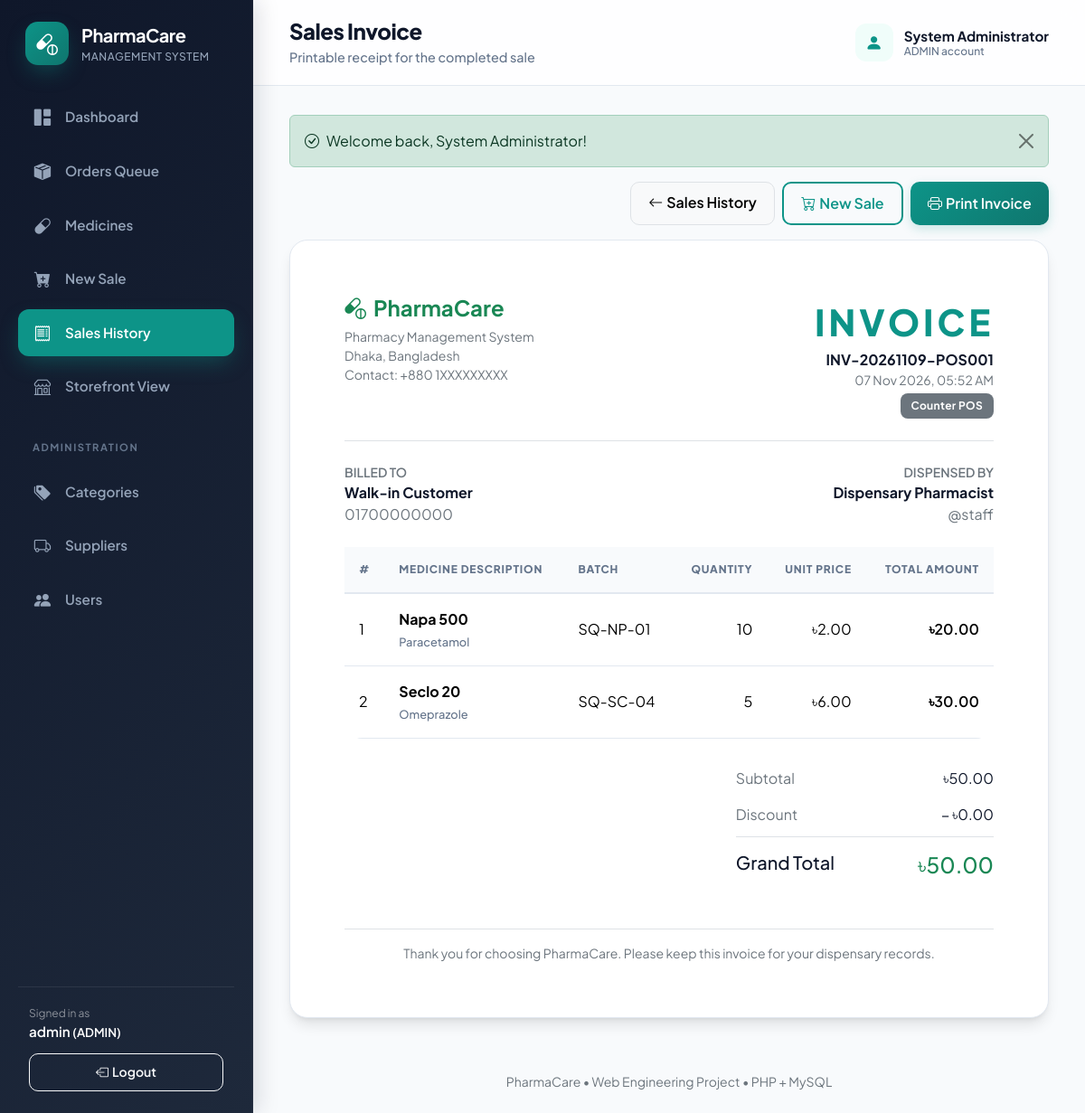
Screenshot of /index.php?page=invoice&id=1 (signed in) with the database file from the repository.
### tables this page shows
CREATE TABLE app_users (
    id INT AUTO_INCREMENT PRIMARY KEY,
    full_name VARCHAR(100) NOT NULL,
    username VARCHAR(50) NOT NULL UNIQUE,
    email VARCHAR(100) NULL UNIQUE,
    phone VARCHAR(30) NULL,
    address TEXT NULL,
    password VARCHAR(255) NOT NULL,
    role ENUM('ADMIN', 'STAFF', 'CUSTOMER') NOT NULL DEFAULT 'CUSTOMER',
    enabled TINYINT(1) NOT NULL DEFAULT 1,
    created_at DATETIME NOT NULL DEFAULT CURRENT_TIMESTAMP
);

CREATE TABLE sales (
    id INT AUTO_INCREMENT PRIMARY KEY,
    invoice_number VARCHAR(50) NOT NULL UNIQUE,
    sale_date DATETIME NOT NULL DEFAULT CURRENT_TIMESTAMP,
    customer_name VARCHAR(100) NULL,
    customer_phone VARCHAR(30) NULL,
    subtotal DECIMAL(10,2) NOT NULL,
    discount DECIMAL(10,2) NOT NULL DEFAULT 0.00,
    total_amount DECIMAL(10,2) NOT NULL,
    sold_by_id INT NOT NULL,
    channel VARCHAR(20) NOT NULL DEFAULT 'POS',
    order_id INT NULL,
    CONSTRAINT fk_sale_sold_by FOREIGN KEY (sold_by_id) REFERENCES app_users(id) ON DELETE RESTRICT,
    INDEX idx_sale_date (sale_date),
    INDEX idx_sale_channel (channel),
    INDEX idx_sale_order (order_id)
);

CREATE TABLE sale_items (
    id INT AUTO_INCREMENT PRIMARY KEY,
    sale_id INT NOT NULL,
    medicine_id INT NOT NULL,
    quantity INT NOT NULL,
    unit_price DECIMAL(10,2) NOT NULL,
    line_total DECIMAL(10,2) NOT NULL,
    CONSTRAINT fk_sale_items_sale FOREIGN KEY (sale_id) REFERENCES sales(id) ON DELETE CASCADE,
    CONSTRAINT fk_sale_items_medicine FOREIGN KEY (medicine_id) REFERENCES medicines(id) ON DELETE RESTRICT,
    INDEX idx_sale_items_sale (sale_id)
);

CREATE TABLE medicines (
    id INT AUTO_INCREMENT PRIMARY KEY,
    name VARCHAR(120) NOT NULL,
    generic_name VARCHAR(120) NOT NULL,
    brand_name VARCHAR(120) NULL,
    batch_number VARCHAR(50) NOT NULL UNIQUE,
    medicine_type ENUM('TABLET', 'CAPSULE', 'SYRUP', 'INJECTION', 'CREAM', 'DROP', 'INHALER', 'OTHER') NOT NULL DEFAULT 'TABLET',
    purchase_price DECIMAL(10,2) NOT NULL,
    selling_price DECIMAL(10,2) NOT NULL,
    quantity INT NOT NULL DEFAULT 0,
    minimum_stock_level INT NOT NULL DEFAULT 10,
    manufacturing_date DATE NULL,
    expiry_date DATE NOT NULL,
    prescription_required TINYINT(1) NOT NULL DEFAULT 0,
    active TINYINT(1) NOT NULL DEFAULT 1,
    category_id INT NOT NULL,
    supplier_id INT NOT NULL,
    created_at DATETIME NOT NULL DEFAULT CURRENT_TIMESTAMP,
    CONSTRAINT fk_medicine_category FOREIGN KEY (category_id) REFERENCES categories(id) ON DELETE RESTRICT,
    CONSTRAINT fk_medicine_supplier FOREIGN KEY (supplier_id) REFERENCES suppliers(id) ON DELETE RESTRICT,
    INDEX idx_medicine_name (name),
    INDEX idx_medicine_generic (generic_name),
    INDEX idx_medicine_expiry (expiry_date)
);

### pages/invoice.php (the view, shortened to what the rows shown need)
<?php
$id = (int)($_GET['id'] ?? 0);
$orderId = (int)($_GET['order_id'] ?? 0);
$sale = null;
if ($id) {
    $sale = fetch_one('SELECT s.*, u.full_name AS sold_by_name, u.username AS sold_by_username FROM sales s JOIN app_users u ON u.id = s.sold_by_id WHERE s.id = ?', [$id]);
} elseif ($orderId) {
    $sale = fetch_one('SELECT s.*, u.full_name AS sold_by_name, u.username AS sold_by_username FROM sales s JOIN app_users u ON u.id = s.sold_by_id WHERE s.order_id = ?', [$orderId]);
    if ($sale) {
        $id = (int)$sale['id'];
    }
}
$items = fetch_all('SELECT si.*, m.name AS medicine_name, m.generic_name, m.batch_number FROM sale_items si JOIN medicines m ON m.id = si.medicine_id WHERE si.sale_id = ? ORDER BY si.id', [$id]);
?>
<section class="invoice-sheet">
    <div class="d-flex justify-content-between align-items-start border-bottom pb-4 mb-4">
        <div class="text-end">
            <div class="invoice-title">INVOICE</div>
            <strong><?= e($sale['invoice_number']) ?></strong>
            <div class="small text-secondary"><?= e(nice_date($sale['sale_date'], true)) ?></div>
            <div class="mt-1">
                <?php if (($sale['channel'] ?? 'POS') === 'ONLINE'): ?>
                    <span class="badge text-bg-primary">Online Order</span>
                <?php else: ?>
                    <span class="badge text-bg-secondary">Counter POS</span>
                <?php endif; ?>
            </div>
        </div>
    </div>
    <div class="row mb-4">
        <div class="col-6">
            <div class="small text-secondary text-uppercase fw-semibold">Billed To</div>
            <strong><?= e($sale['customer_name'] ?: 'Walk-in Customer') ?></strong>
            <div class="text-secondary"><?= e($sale['customer_phone'] ?? '') ?></div>
        </div>
        <div class="col-6 text-end">
            <div class="small text-secondary text-uppercase fw-semibold">Dispensed By</div>
            <strong><?= e($sale['sold_by_name']) ?></strong>
            <div class="text-secondary">@<?= e($sale['sold_by_username']) ?></div>
        </div>
    </div>
    <div class="table-responsive mb-4">
        <table class="table">
            <thead>
                <tr>
                    <th style="width: 5%">#</th>
                    <th>Medicine Description</th>
                    <th>Batch</th>
                    <th class="text-end">Quantity</th>
                    <th class="text-end">Unit Price</th>
                    <th class="text-end">Total Amount</th>
                </tr>
            </thead>
            <tbody>
                <?php foreach ($items as $i => $it): ?>
                    <tr>
                        <td><?= $i + 1 ?></td>
                        <td>
                            <strong><?= e($it['medicine_name']) ?></strong>
                            <span class="subtext"><?= e($it['generic_name']) ?></span>
                        </td>
                        <td><?= e($it['batch_number']) ?></td>
                        <td class="text-end"><?= e((string)$it['quantity']) ?></td>
                        <td class="text-end"><?= money($it['unit_price']) ?></td>
                        <td class="text-end fw-semibold"><?= money($it['line_total']) ?></td>
                    </tr>
                <?php endforeach; ?>
            </tbody>
        </table>
    </div>
    <div class="row justify-content-end">
        <div class="col-sm-6 col-lg-5">
            <div class="d-flex justify-content-between py-2">
                <span class="text-secondary">Subtotal</span>
                <span><?= money($sale['subtotal']) ?></span>
            </div>
            <div class="d-flex justify-content-between py-2">
                <span class="text-secondary">Discount</span>
                <span>&minus; <?= money($sale['discount']) ?></span>
            </div>
            <div class="d-flex justify-content-between border-top pt-3 mt-1">
                <strong class="h5">Grand Total</strong>
                <strong class="h4 text-success"><?= money($sale['total_amount']) ?></strong>
            </div>
        </div>
    </div>
</section>

### includes/header.php (shortened to what the rows shown need)
<?php
$heading = page_title($page);
$subtitles = [
 'dashboard' => 'Current pharmacy stock and sales overview',
 'orders' => 'Fulfill customer orders, review prescriptions, and manage dispatch queue',
 'order_detail' => 'Review order items, verify doctor prescriptions, and manage status transitions',
 'my_orders' => 'Track your active orders and review previous medication orders',
 'medicines' => 'Search stock, prices, batch and expiry information',
 'medicine_form' => 'Enter medicine, stock, price and expiry details',
 'sale_form' => 'Select medicines and generate an invoice',
 'sales' => 'Review completed sales and print invoices',
 'invoice' => 'Printable receipt for the completed sale',
 'categories' => 'Organize medicines into searchable groups',
 'suppliers' => 'Manage supplier and contact information',
 'users' => 'Create staff accounts and control access',
 'catalog' => 'Browse, search, and order available medicines online',
 'cart' => 'Review selected medicines and adjust quantities',
 'checkout' => 'Provide delivery address and confirm your order',
 'order_confirmation' => 'Order placed successfully and queued for dispensary review',
 'profile' => 'Manage your customer profile and delivery address',
 'register' => 'Create a customer account to order medicines online'
];
if (!user()) {
    $links = [
        ['catalog', 'capsule-pill', 'Browse Medicines', 'catalog'],
    ];
    $brandUrl = url('catalog');
    $brandSubtitle = 'Online Storefront';
} else {
    $brandUrl = url('dashboard');
    $brandSubtitle = 'Management System';
}
?>
<!doctype html><html lang="en"><head>
<link href="https://cdn.jsdelivr.net/npm/bootstrap@5.3.3/dist/css/bootstrap.min.css" rel="stylesheet">
<link href="https://cdn.jsdelivr.net/npm/bootstrap-icons@1.11.3/font/bootstrap-icons.min.css" rel="stylesheet">
<link rel="stylesheet" href="assets/css/app.css"></head><body>
<aside class="app-sidebar">
 <a class="brand" href="<?=e($brandUrl)?>"><span class="brand-mark"><i class="bi bi-capsule-pill"></i></span><span><strong>PharmaCare</strong><small><?=e($brandSubtitle)?></small></span></a>
 <?php if (user()): ?>
  <div class="sidebar-footer">
   <div class="small text-white-50">Signed in as</div>
   <div class="fw-semibold text-white text-truncate"><?=e(user()['username'])?> <small>(<?=e(user()['role'])?>)</small></div>
   <form method="post" action="actions.php"><input type="hidden" name="action" value="logout"><?=csrf_field()?><button class="btn btn-sm btn-outline-light w-100" type="submit"><i class="bi bi-box-arrow-left me-1"></i><span>Logout</span></button></form>
  </div>
 <?php endif; ?>
</aside>
<div class="app-main">
 <header class="app-topbar">
  <div class="d-flex align-items-center gap-3">
   <div><h1><?=e($heading)?></h1><p><?=e($subtitles[$page]??'PharmaCare Management System')?></p></div>
  </div>
  <?php if (user()): ?>
   <div class="d-flex align-items-center gap-2">
    <div class="topbar-user"><span class="avatar"><i class="bi bi-person-fill"></i></span><span><strong><?=e(user()['full_name'])?></strong><small><?=e(user()['role'])?> account</small></span></div>
   </div>
  <?php endif; ?>
 </header>
 <main class="content">

### rows the page displays
app_users: role "MANAGEMENT SYSTEM", username "admin", role "ADMIN", full_name "System Administrator"
sales: invoice_number "INV-20261109-POS001", sale_date "07 Nov 2026, 05:52 AM", customer_name "Walk-in Customer", customer_phone "01700000000", sold_by.full_name "Dispensary Pharmacist", sold_by.username "staff", subtotal "৳50.00", discount "৳0.00", total_amount "৳50.00"
sale_items: medicine.name "Napa 500", medicine.generic_name "Paracetamol", medicine.batch_number "SQ-NP-01", quantity "10", unit_price "৳2.00", line_total "৳20.00"
sale_items: medicine.name "Seclo 20", medicine.generic_name "Omeprazole", medicine.batch_number "SQ-SC-04", quantity "5", unit_price "৳6.00", line_total "৳30.00"

### other values shown
$label "Dashboard"
$label "Orders Queue"
$label "Medicines"
$label "New Sale"
$label "Sales History"
$label "Storefront View"
$label "ADMINISTRATION"
$label "Categories"
$label "Suppliers"
$label "Users"
$heading "Sales Invoice"
$subtitles[$page] "Printable receipt for the completed sale"
$f['text'] "Welcome back, System Administrator!"
